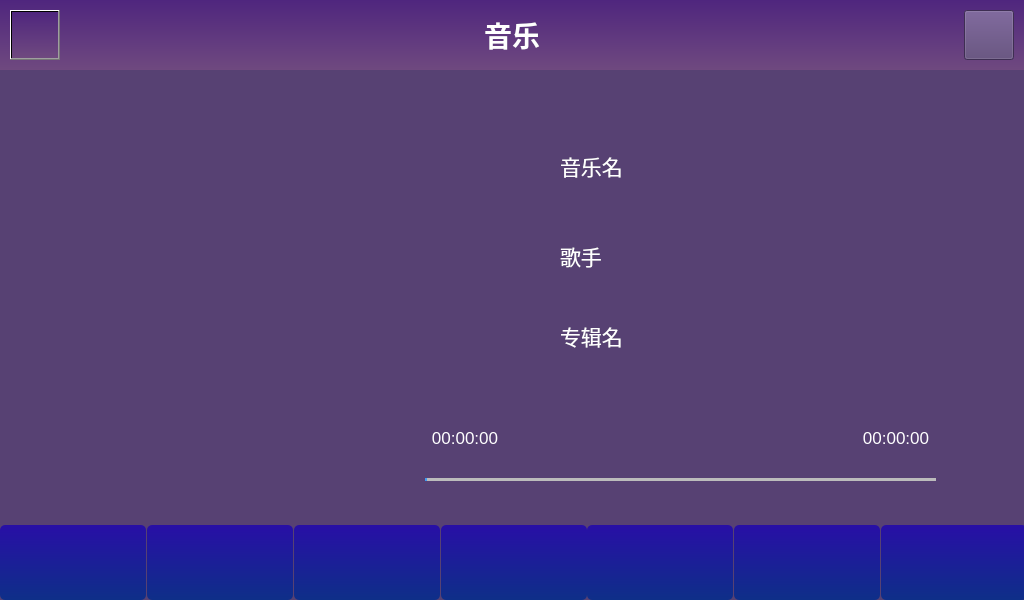
<?xml version="1.0" encoding="UTF-8"?>
<ui version="4.0">
 <class>MusicPlayer</class>
 <widget class="QWidget" name="MusicPlayer">
  <property name="geometry">
   <rect>
    <x>0</x>
    <y>0</y>
    <width>1024</width>
    <height>600</height>
   </rect>
  </property>
  <property name="minimumSize">
   <size>
    <width>1024</width>
    <height>600</height>
   </size>
  </property>
  <property name="maximumSize">
   <size>
    <width>1024</width>
    <height>600</height>
   </size>
  </property>
  <property name="focusPolicy">
   <enum>Qt::ClickFocus</enum>
  </property>
  <property name="windowTitle">
   <string>Form</string>
  </property>
  <property name="styleSheet">
   <string notr="true">background-color: rgb(87, 65, 115);</string>
  </property>
  <widget class="QWidget" name="widget" native="true">
   <property name="geometry">
    <rect>
     <x>0</x>
     <y>0</y>
     <width>1024</width>
     <height>70</height>
    </rect>
   </property>
   <property name="minimumSize">
    <size>
     <width>1024</width>
     <height>70</height>
    </size>
   </property>
   <property name="maximumSize">
    <size>
     <width>1024</width>
     <height>70</height>
    </size>
   </property>
   <property name="styleSheet">
    <string notr="true">background-color: qlineargradient(spread:pad, x1:0, y1:0, x2:0, y2:1, stop:0 rgb(79, 38, 126), stop:1 rgb(111, 73, 127));</string>
   </property>
   <widget class="QPushButton" name="pushButton">
    <property name="geometry">
     <rect>
      <x>10</x>
      <y>10</y>
      <width>50</width>
      <height>50</height>
     </rect>
    </property>
    <property name="minimumSize">
     <size>
      <width>50</width>
      <height>50</height>
     </size>
    </property>
    <property name="maximumSize">
     <size>
      <width>50</width>
      <height>50</height>
     </size>
    </property>
    <property name="styleSheet">
     <string notr="true">QPushButton{
background-color: rgba(255, 255, 255， 0);
border-image: url(:/images/playerIcons/home.png);
}
QPushButton:pressed{
	background-color: rgb(133, 76, 255);
}
QPushButton:hover{
	background-color:  rgb(133, 76, 255);
}
QPushButton:released{
	background-color:rgba(255, 255, 255， 0);
}</string>
    </property>
    <property name="text">
     <string/>
    </property>
   </widget>
   <widget class="QLabel" name="label">
    <property name="geometry">
     <rect>
      <x>0</x>
      <y>0</y>
      <width>1024</width>
      <height>70</height>
     </rect>
    </property>
    <property name="minimumSize">
     <size>
      <width>1024</width>
      <height>70</height>
     </size>
    </property>
    <property name="maximumSize">
     <size>
      <width>1024</width>
      <height>70</height>
     </size>
    </property>
    <property name="font">
     <font>
      <pointsize>21</pointsize>
      <weight>75</weight>
      <bold>true</bold>
     </font>
    </property>
    <property name="styleSheet">
     <string notr="true">color:white;</string>
    </property>
    <property name="text">
     <string>音乐</string>
    </property>
    <property name="alignment">
     <set>Qt::AlignCenter</set>
    </property>
   </widget>
   <zorder>label</zorder>
   <zorder>pushButton</zorder>
  </widget>
  <widget class="QWidget" name="widget_2" native="true">
   <property name="geometry">
    <rect>
     <x>0</x>
     <y>525</y>
     <width>1024</width>
     <height>75</height>
    </rect>
   </property>
   <property name="minimumSize">
    <size>
     <width>1024</width>
     <height>75</height>
    </size>
   </property>
   <property name="maximumSize">
    <size>
     <width>1024</width>
     <height>75</height>
    </size>
   </property>
   <layout class="QHBoxLayout" name="horizontalLayout">
    <property name="spacing">
     <number>3</number>
    </property>
    <property name="leftMargin">
     <number>0</number>
    </property>
    <property name="topMargin">
     <number>0</number>
    </property>
    <property name="rightMargin">
     <number>0</number>
    </property>
    <property name="bottomMargin">
     <number>0</number>
    </property>
    <item>
     <widget class="QPushButton" name="setttingButton">
      <property name="minimumSize">
       <size>
        <width>146</width>
        <height>75</height>
       </size>
      </property>
      <property name="maximumSize">
       <size>
        <width>146</width>
        <height>75</height>
       </size>
      </property>
      <property name="focusPolicy">
       <enum>Qt::NoFocus</enum>
      </property>
      <property name="styleSheet">
       <string notr="true">QPushButton{
background-color: qlineargradient(spread:pad, x1:0, y1:0, x2:0, y2:1, stop:0 rgb(40, 15, 166), stop:1 rgb(14, 47, 136));
border-radius:5px;
border:0px soild red;
}
QPushButton:pressed{
border-radius:5px;
	border:3px solid red;
	background-color: qradialgradient(spread:repeat, cx:0.5, cy:0.5, radius:0.077, fx:0.5, fy:0.5, stop:0 rgba(0, 169, 255, 147), stop:0.497326 rgba(0, 0, 0, 147), stop:1 rgba(0, 169, 255, 147));
}
QPushButton:hover{
	background-color: qradialgradient(spread:repeat, cx:0.5, cy:0.5, radius:0.077, fx:0.5, fy:0.5, stop:0 rgba(0, 169, 255, 147), stop:0.497326 rgba(0, 0, 0, 147), stop:1 rgba(0, 169, 255, 147));
border-radius:5px;
	border:3px solid red;
}
</string>
      </property>
      <property name="text">
       <string/>
      </property>
      <property name="icon">
       <iconset>
        <normalon>:/images/playerIcons/settings_new(1).png</normalon>
       </iconset>
      </property>
      <property name="iconSize">
       <size>
        <width>50</width>
        <height>50</height>
       </size>
      </property>
     </widget>
    </item>
    <item>
     <widget class="QPushButton" name="playOrderButton">
      <property name="minimumSize">
       <size>
        <width>146</width>
        <height>75</height>
       </size>
      </property>
      <property name="maximumSize">
       <size>
        <width>146</width>
        <height>75</height>
       </size>
      </property>
      <property name="focusPolicy">
       <enum>Qt::NoFocus</enum>
      </property>
      <property name="styleSheet">
       <string notr="true">QPushButton{
background-color: qlineargradient(spread:pad, x1:0, y1:0, x2:0, y2:1, stop:0 rgb(40, 15, 166), stop:1 rgb(14, 47, 136));
border-radius:5px;
border:0px soild red;
}
QPushButton:pressed{
border-radius:5px;
	border:3px solid red;
	background-color: qradialgradient(spread:repeat, cx:0.5, cy:0.5, radius:0.077, fx:0.5, fy:0.5, stop:0 rgba(0, 169, 255, 147), stop:0.497326 rgba(0, 0, 0, 147), stop:1 rgba(0, 169, 255, 147));
}
QPushButton:hover{
	background-color: qradialgradient(spread:repeat, cx:0.5, cy:0.5, radius:0.077, fx:0.5, fy:0.5, stop:0 rgba(0, 169, 255, 147), stop:0.497326 rgba(0, 0, 0, 147), stop:1 rgba(0, 169, 255, 147));
border-radius:5px;
	border:3px solid red;
}
</string>
      </property>
      <property name="text">
       <string/>
      </property>
      <property name="icon">
       <iconset>
        <normalon>:/images/playerIcons/randomPlay.png</normalon>
       </iconset>
      </property>
      <property name="iconSize">
       <size>
        <width>60</width>
        <height>60</height>
       </size>
      </property>
     </widget>
    </item>
    <item>
     <widget class="QPushButton" name="preMusicButton">
      <property name="minimumSize">
       <size>
        <width>146</width>
        <height>75</height>
       </size>
      </property>
      <property name="maximumSize">
       <size>
        <width>146</width>
        <height>75</height>
       </size>
      </property>
      <property name="focusPolicy">
       <enum>Qt::NoFocus</enum>
      </property>
      <property name="styleSheet">
       <string notr="true">QPushButton{
background-color: qlineargradient(spread:pad, x1:0, y1:0, x2:0, y2:1, stop:0 rgb(40, 15, 166), stop:1 rgb(14, 47, 136));
border-radius:5px;
border:0px soild red;
}
QPushButton:pressed{
border-radius:5px;
	border:3px solid red;
	background-color: qradialgradient(spread:repeat, cx:0.5, cy:0.5, radius:0.077, fx:0.5, fy:0.5, stop:0 rgba(0, 169, 255, 147), stop:0.497326 rgba(0, 0, 0, 147), stop:1 rgba(0, 169, 255, 147));
}
QPushButton:hover{
	background-color: qradialgradient(spread:repeat, cx:0.5, cy:0.5, radius:0.077, fx:0.5, fy:0.5, stop:0 rgba(0, 169, 255, 147), stop:0.497326 rgba(0, 0, 0, 147), stop:1 rgba(0, 169, 255, 147));
border-radius:5px;
	border:3px solid red;
}
QPushButton:released{
background-color: qlineargradient(spread:pad, x1:0, y1:0, x2:0, y2:1, stop:0 rgb(40, 15, 166), stop:1 rgb(14, 47, 136));
border-radius:5px;
border:0px soild red;
}</string>
      </property>
      <property name="text">
       <string/>
      </property>
      <property name="icon">
       <iconset>
        <normalon>:/images/playerIcons/preVideo.png</normalon>
       </iconset>
      </property>
      <property name="iconSize">
       <size>
        <width>40</width>
        <height>40</height>
       </size>
      </property>
     </widget>
    </item>
    <item>
     <widget class="QPushButton" name="playButton">
      <property name="minimumSize">
       <size>
        <width>146</width>
        <height>75</height>
       </size>
      </property>
      <property name="maximumSize">
       <size>
        <width>146</width>
        <height>75</height>
       </size>
      </property>
      <property name="focusPolicy">
       <enum>Qt::NoFocus</enum>
      </property>
      <property name="styleSheet">
       <string notr="true">QPushButton{
background-color: qlineargradient(spread:pad, x1:0, y1:0, x2:0, y2:1, stop:0 rgb(40, 15, 166), stop:1 rgb(14, 47, 136));
border-radius:5px;
border:0px soild red;
}
QPushButton:pressed{
border-radius:5px;
	border:3px solid red;
	background-color: qradialgradient(spread:repeat, cx:0.5, cy:0.5, radius:0.077, fx:0.5, fy:0.5, stop:0 rgba(0, 169, 255, 147), stop:0.497326 rgba(0, 0, 0, 147), stop:1 rgba(0, 169, 255, 147));
}
QPushButton:hover{
	background-color: qradialgradient(spread:repeat, cx:0.5, cy:0.5, radius:0.077, fx:0.5, fy:0.5, stop:0 rgba(0, 169, 255, 147), stop:0.497326 rgba(0, 0, 0, 147), stop:1 rgba(0, 169, 255, 147));
border-radius:5px;
	border:3px solid red;
}
QPushButton:released{
background-color: qlineargradient(spread:pad, x1:0, y1:0, x2:0, y2:1, stop:0 rgb(40, 15, 166), stop:1 rgb(14, 47, 136));
border-radius:5px;
border:0px soild red;
}</string>
      </property>
      <property name="text">
       <string/>
      </property>
      <property name="icon">
       <iconset>
        <normalon>:/images/playerIcons/Play.png</normalon>
       </iconset>
      </property>
      <property name="iconSize">
       <size>
        <width>50</width>
        <height>50</height>
       </size>
      </property>
     </widget>
    </item>
    <item>
     <widget class="QPushButton" name="nextMusicButton">
      <property name="minimumSize">
       <size>
        <width>146</width>
        <height>75</height>
       </size>
      </property>
      <property name="maximumSize">
       <size>
        <width>146</width>
        <height>75</height>
       </size>
      </property>
      <property name="focusPolicy">
       <enum>Qt::NoFocus</enum>
      </property>
      <property name="styleSheet">
       <string notr="true">QPushButton{
background-color: qlineargradient(spread:pad, x1:0, y1:0, x2:0, y2:1, stop:0 rgb(40, 15, 166), stop:1 rgb(14, 47, 136));
border-radius:5px;
border:0px soild red;
}
QPushButton:pressed{
border-radius:5px;
	border:3px solid red;
	background-color: qradialgradient(spread:repeat, cx:0.5, cy:0.5, radius:0.077, fx:0.5, fy:0.5, stop:0 rgba(0, 169, 255, 147), stop:0.497326 rgba(0, 0, 0, 147), stop:1 rgba(0, 169, 255, 147));
}
QPushButton:hover{
	background-color: qradialgradient(spread:repeat, cx:0.5, cy:0.5, radius:0.077, fx:0.5, fy:0.5, stop:0 rgba(0, 169, 255, 147), stop:0.497326 rgba(0, 0, 0, 147), stop:1 rgba(0, 169, 255, 147));
border-radius:5px;
	border:3px solid red;
}
QPushButton:released{
background-color: qlineargradient(spread:pad, x1:0, y1:0, x2:0, y2:1, stop:0 rgb(40, 15, 166), stop:1 rgb(14, 47, 136));
border-radius:5px;
border:0px soild red;
}</string>
      </property>
      <property name="text">
       <string/>
      </property>
      <property name="icon">
       <iconset>
        <normalon>:/images/playerIcons/nextVideo.png</normalon>
       </iconset>
      </property>
      <property name="iconSize">
       <size>
        <width>40</width>
        <height>40</height>
       </size>
      </property>
     </widget>
    </item>
    <item>
     <widget class="QPushButton" name="searchButton">
      <property name="minimumSize">
       <size>
        <width>146</width>
        <height>75</height>
       </size>
      </property>
      <property name="maximumSize">
       <size>
        <width>146</width>
        <height>75</height>
       </size>
      </property>
      <property name="focusPolicy">
       <enum>Qt::NoFocus</enum>
      </property>
      <property name="styleSheet">
       <string notr="true">QPushButton{
background-color: qlineargradient(spread:pad, x1:0, y1:0, x2:0, y2:1, stop:0 rgb(40, 15, 166), stop:1 rgb(14, 47, 136));
border-radius:5px;
border:0px soild red;
}
QPushButton:pressed{
border-radius:5px;
	border:3px solid red;
	background-color: qradialgradient(spread:repeat, cx:0.5, cy:0.5, radius:0.077, fx:0.5, fy:0.5, stop:0 rgba(0, 169, 255, 147), stop:0.497326 rgba(0, 0, 0, 147), stop:1 rgba(0, 169, 255, 147));
}
QPushButton:hover{
	background-color: qradialgradient(spread:repeat, cx:0.5, cy:0.5, radius:0.077, fx:0.5, fy:0.5, stop:0 rgba(0, 169, 255, 147), stop:0.497326 rgba(0, 0, 0, 147), stop:1 rgba(0, 169, 255, 147));
border-radius:5px;
	border:3px solid red;
}
QPushButton:released{
background-color: qlineargradient(spread:pad, x1:0, y1:0, x2:0, y2:1, stop:0 rgb(40, 15, 166), stop:1 rgb(14, 47, 136));
border-radius:5px;
border:0px soild red;
}</string>
      </property>
      <property name="text">
       <string/>
      </property>
      <property name="icon">
       <iconset>
        <normalon>:/images/playerIcons/Search.png</normalon>
       </iconset>
      </property>
      <property name="iconSize">
       <size>
        <width>50</width>
        <height>50</height>
       </size>
      </property>
     </widget>
    </item>
    <item>
     <widget class="QPushButton" name="playListButton">
      <property name="minimumSize">
       <size>
        <width>146</width>
        <height>75</height>
       </size>
      </property>
      <property name="maximumSize">
       <size>
        <width>146</width>
        <height>75</height>
       </size>
      </property>
      <property name="focusPolicy">
       <enum>Qt::NoFocus</enum>
      </property>
      <property name="styleSheet">
       <string notr="true">QPushButton{
background-color: qlineargradient(spread:pad, x1:0, y1:0, x2:0, y2:1, stop:0 rgb(40, 15, 166), stop:1 rgb(14, 47, 136));
border-radius:5px;
border:0px soild red;
}
QPushButton:pressed{
border-radius:5px;
	border:3px solid red;
	background-color: qradialgradient(spread:repeat, cx:0.5, cy:0.5, radius:0.077, fx:0.5, fy:0.5, stop:0 rgba(0, 169, 255, 147), stop:0.497326 rgba(0, 0, 0, 147), stop:1 rgba(0, 169, 255, 147));
}
QPushButton:hover{
	background-color: qradialgradient(spread:repeat, cx:0.5, cy:0.5, radius:0.077, fx:0.5, fy:0.5, stop:0 rgba(0, 169, 255, 147), stop:0.497326 rgba(0, 0, 0, 147), stop:1 rgba(0, 169, 255, 147));
border-radius:5px;
	border:3px solid red;
}
QPushButton:released{
background-color: qlineargradient(spread:pad, x1:0, y1:0, x2:0, y2:1, stop:0 rgb(40, 15, 166), stop:1 rgb(14, 47, 136));
border-radius:5px;
border:0px soild red;
}</string>
      </property>
      <property name="text">
       <string/>
      </property>
      <property name="icon">
       <iconset>
        <normalon>:/images/playerIcons/list.png</normalon>
       </iconset>
      </property>
      <property name="iconSize">
       <size>
        <width>80</width>
        <height>80</height>
       </size>
      </property>
     </widget>
    </item>
   </layout>
  </widget>
  <widget class="QPushButton" name="pushButton_9">
   <property name="geometry">
    <rect>
     <x>964</x>
     <y>10</y>
     <width>50</width>
     <height>50</height>
    </rect>
   </property>
   <property name="minimumSize">
    <size>
     <width>50</width>
     <height>50</height>
    </size>
   </property>
   <property name="maximumSize">
    <size>
     <width>50</width>
     <height>50</height>
    </size>
   </property>
   <property name="focusPolicy">
    <enum>Qt::NoFocus</enum>
   </property>
   <property name="styleSheet">
    <string notr="true"/>
   </property>
   <property name="text">
    <string/>
   </property>
   <property name="icon">
    <iconset>
     <normalon>:/images/playerIcons/settings_new(1).png</normalon>
    </iconset>
   </property>
   <property name="iconSize">
    <size>
     <width>40</width>
     <height>40</height>
    </size>
   </property>
  </widget>
  <widget class="QWidget" name="layoutWidget">
   <property name="geometry">
    <rect>
     <x>420</x>
     <y>410</y>
     <width>521</width>
     <height>91</height>
    </rect>
   </property>
   <layout class="QGridLayout" name="gridLayout" rowstretch="0,0">
    <item row="0" column="0">
     <widget class="QLabel" name="curTimeLabel">
      <property name="sizePolicy">
       <sizepolicy hsizetype="Preferred" vsizetype="Preferred">
        <horstretch>0</horstretch>
        <verstretch>0</verstretch>
       </sizepolicy>
      </property>
      <property name="minimumSize">
       <size>
        <width>90</width>
        <height>30</height>
       </size>
      </property>
      <property name="maximumSize">
       <size>
        <width>90</width>
        <height>30</height>
       </size>
      </property>
      <property name="font">
       <font>
        <pointsize>13</pointsize>
       </font>
      </property>
      <property name="styleSheet">
       <string notr="true">background-color: rgba(255, 255, 255, 0);
color: white;
</string>
      </property>
      <property name="text">
       <string>00:00:00</string>
      </property>
      <property name="alignment">
       <set>Qt::AlignCenter</set>
      </property>
     </widget>
    </item>
    <item row="0" column="1">
     <spacer name="horizontalSpacer">
      <property name="orientation">
       <enum>Qt::Horizontal</enum>
      </property>
      <property name="sizeHint" stdset="0">
       <size>
        <width>308</width>
        <height>20</height>
       </size>
      </property>
     </spacer>
    </item>
    <item row="0" column="2">
     <widget class="QLabel" name="totalTimeLabel">
      <property name="minimumSize">
       <size>
        <width>90</width>
        <height>30</height>
       </size>
      </property>
      <property name="maximumSize">
       <size>
        <width>90</width>
        <height>30</height>
       </size>
      </property>
      <property name="font">
       <font>
        <pointsize>13</pointsize>
       </font>
      </property>
      <property name="styleSheet">
       <string notr="true">background-color: rgba(255, 255, 255, 0);
color:white;</string>
      </property>
      <property name="text">
       <string>00:00:00</string>
      </property>
      <property name="alignment">
       <set>Qt::AlignCenter</set>
      </property>
     </widget>
    </item>
    <item row="1" column="0" colspan="3">
     <widget class="QSlider" name="progressSlider">
      <property name="styleSheet">
       <string notr="true">QSlider{
border-color: #bcbcbc;
background-color:rgba(255,255,255,0);
}
QSlider::groove:horizontal {                                
     border: 1px solid #999999;                             
     height: 1px;                                           
    margin: 0px 0;                                         
     left: 5px; right: 5px; 
 }
QSlider::handle:horizontal {                               
     border: 0px ;                           
     border-image: url(:/images/cameraIcons/silderController.png);
     width: 15px;                                           
     margin: -7px -7px -7px -7px;                  
} 
QSlider::add-page:horizontal{
background: qlineargradient(spread:pad, x1:0, y1:1, x2:0, y2:0, stop:0 #bcbcbc, stop:0.25 #bcbcbc, stop:0.5 #bcbcbc, stop:1 #bcbcbc); 

}
QSlider::sub-page:horizontal{                               
 background: qlineargradient(spread:pad, x1:0, y1:1, x2:0, y2:0, stop:0 #439cf3, stop:0.25 #439cf3, stop:0.5 #439cf3, stop:1 #439cf3);                     
}</string>
      </property>
      <property name="orientation">
       <enum>Qt::Horizontal</enum>
      </property>
     </widget>
    </item>
   </layout>
  </widget>
  <widget class="QWidget" name="layoutWidget">
   <property name="geometry">
    <rect>
     <x>480</x>
     <y>140</y>
     <width>382</width>
     <height>52</height>
    </rect>
   </property>
   <layout class="QHBoxLayout" name="horizontalLayout_2">
    <property name="spacing">
     <number>30</number>
    </property>
    <item>
     <widget class="QLabel" name="MusicIconLabel">
      <property name="minimumSize">
       <size>
        <width>50</width>
        <height>50</height>
       </size>
      </property>
      <property name="maximumSize">
       <size>
        <width>50</width>
        <height>50</height>
       </size>
      </property>
      <property name="styleSheet">
       <string notr="true">border-image: url(:/images/playerIcons/music.png);
background-color: rgba(255, 255, 255, 0);</string>
      </property>
      <property name="text">
       <string/>
      </property>
     </widget>
    </item>
    <item>
     <widget class="QLabel" name="MusicTextLabel">
      <property name="minimumSize">
       <size>
        <width>300</width>
        <height>50</height>
       </size>
      </property>
      <property name="maximumSize">
       <size>
        <width>300</width>
        <height>50</height>
       </size>
      </property>
      <property name="font">
       <font>
        <pointsize>16</pointsize>
       </font>
      </property>
      <property name="styleSheet">
       <string notr="true">background-color: rgba(255, 255, 255, 0);
color:white;</string>
      </property>
      <property name="text">
       <string>音乐名</string>
      </property>
     </widget>
    </item>
   </layout>
  </widget>
  <widget class="QWidget" name="layoutWidget">
   <property name="geometry">
    <rect>
     <x>480</x>
     <y>230</y>
     <width>382</width>
     <height>52</height>
    </rect>
   </property>
   <layout class="QHBoxLayout" name="horizontalLayout_3">
    <property name="spacing">
     <number>30</number>
    </property>
    <item>
     <widget class="QLabel" name="artistIconLabelLabel">
      <property name="minimumSize">
       <size>
        <width>50</width>
        <height>50</height>
       </size>
      </property>
      <property name="maximumSize">
       <size>
        <width>50</width>
        <height>50</height>
       </size>
      </property>
      <property name="styleSheet">
       <string notr="true">border-image: url(:/images/playerIcons/man.png);
background-color: rgba(255, 255, 255, 0);</string>
      </property>
      <property name="text">
       <string/>
      </property>
     </widget>
    </item>
    <item>
     <widget class="QLabel" name="artistTextLabel">
      <property name="minimumSize">
       <size>
        <width>300</width>
        <height>50</height>
       </size>
      </property>
      <property name="maximumSize">
       <size>
        <width>300</width>
        <height>50</height>
       </size>
      </property>
      <property name="font">
       <font>
        <pointsize>16</pointsize>
       </font>
      </property>
      <property name="styleSheet">
       <string notr="true">background-color: rgba(255, 255, 255, 0);
color:white;</string>
      </property>
      <property name="text">
       <string>歌手</string>
      </property>
     </widget>
    </item>
   </layout>
  </widget>
  <widget class="QWidget" name="layoutWidget">
   <property name="geometry">
    <rect>
     <x>480</x>
     <y>310</y>
     <width>382</width>
     <height>52</height>
    </rect>
   </property>
   <layout class="QHBoxLayout" name="horizontalLayout_4">
    <property name="spacing">
     <number>30</number>
    </property>
    <item>
     <widget class="QLabel" name="albumIcomLabel">
      <property name="minimumSize">
       <size>
        <width>50</width>
        <height>50</height>
       </size>
      </property>
      <property name="maximumSize">
       <size>
        <width>50</width>
        <height>50</height>
       </size>
      </property>
      <property name="styleSheet">
       <string notr="true">border-image: url(:/images/playerIcons/album.png);
background-color: rgba(255, 255, 255, 0);</string>
      </property>
      <property name="text">
       <string/>
      </property>
     </widget>
    </item>
    <item>
     <widget class="QLabel" name="albumTextLabel">
      <property name="minimumSize">
       <size>
        <width>300</width>
        <height>50</height>
       </size>
      </property>
      <property name="maximumSize">
       <size>
        <width>300</width>
        <height>50</height>
       </size>
      </property>
      <property name="font">
       <font>
        <pointsize>16</pointsize>
       </font>
      </property>
      <property name="styleSheet">
       <string notr="true">background-color: rgba(255, 255, 255, 0);
color:white;</string>
      </property>
      <property name="text">
       <string>专辑名</string>
      </property>
     </widget>
    </item>
   </layout>
  </widget>
  <widget class="QLabel" name="posterLabel">
   <property name="geometry">
    <rect>
     <x>93</x>
     <y>124</y>
     <width>320</width>
     <height>260</height>
    </rect>
   </property>
   <property name="styleSheet">
    <string notr="true">background-color: rgba(255, 255, 255,0);</string>
   </property>
   <property name="text">
    <string/>
   </property>
  </widget>
 </widget>
 <resources/>
 <connections/>
</ui>
